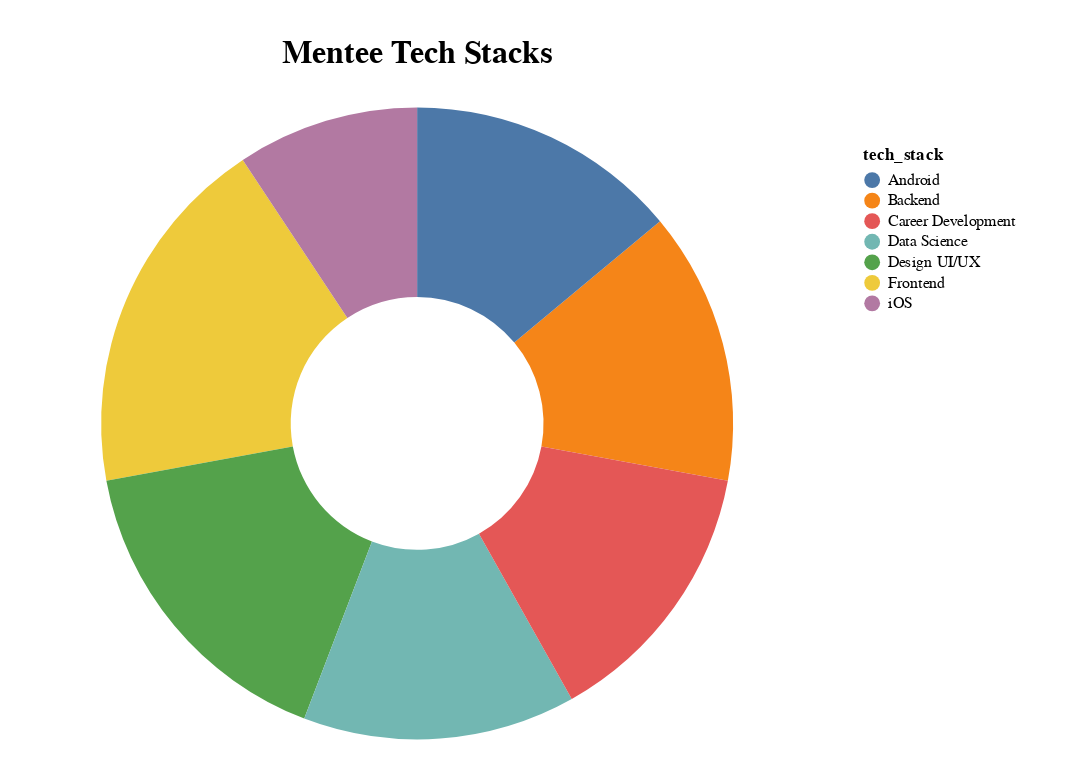

Notebook code for this chart:
### Code cell
pie_chart(mentees, "tech_stack", "Mentee Tech Stacks")

### Figure 1 — Vega-Lite specification as saved in the notebook (floating-point values rounded to 4 significant figures)
{"config": {"view": {"continuousWidth": 400, "continuousHeight": 300, "stroke": "#FFF"}, "legend": {"padding": 24}, "title": {"fontSize": 20, "offset": 24}}, "data": {"name": "data-38e096630079d3935f1ed2d8a88dc2d4"}, "mark": {"type": "arc", "innerRadius": 80}, "encoding": {"color": {"field": "tech_stack", "type": "nominal"}, "theta": {"aggregate": "count", "type": "quantitative"}, "tooltip": [{"field": "tech_stack", "type": "nominal"}, {"aggregate": "count", "type": "quantitative"}]}, "height": 400, "padding": 24, "title": "Mentee Tech Stacks", "width": 480, "$schema": "https://vega.github.io/schema/vega-lite/v4.17.0.json", "datasets": {"data-38e096630079d3935f1ed2d8a88dc2d4": [{"tech_stack": "Backend"}, {"tech_stack": "Frontend"}, {"tech_stack": "Backend"}, {"tech_stack": "Frontend"}, {"tech_stack": "Android"}, {"tech_stack": "Design UI/UX"}, {"tech_stack": "Data Science"}, {"tech_stack": "Android"}, {"tech_stack": "Data Science"}, {"tech_stack": "Data Science"}, {"tech_stack": "Design UI/UX"}, {"tech_stack": "iOS"}, {"tech_stack": "Backend"}, {"tech_stack": "Data Science"}, {"tech_stack": "Career Development"}, {"tech_stack": "Data Science"}, {"tech_stack": "Android"}, {"tech_stack": "iOS"}, {"tech_stack": "Career Development"}, {"tech_stack": "Frontend"}, {"tech_stack": "Design UI/UX"}, {"tech_stack": "Career Development"}, {"tech_stack": "Frontend"}, {"tech_stack": "Career Development"}, {"tech_stack": "Career Development"}, {"tech_stack": "Design UI/UX"}, {"tech_stack": "Design UI/UX"}, {"tech_stack": "iOS"}, {"tech_stack": "Frontend"}, {"tech_stack": "Career Development"}, {"tech_stack": "Android"}, {"tech_stack": "Data Science"}, {"tech_stack": "Design UI/UX"}, {"tech_stack": "Backend"}, {"tech_stack": "Backend"}, {"tech_stack": "Design UI/UX"}, {"tech_stack": "Android"}, {"tech_stack": "iOS"}, {"tech_stack": "Backend"}, {"tech_stack": "Frontend"}, {"tech_stack": "Frontend"}, {"tech_stack": "Android"}, {"tech_stack": "Frontend"}]}}
